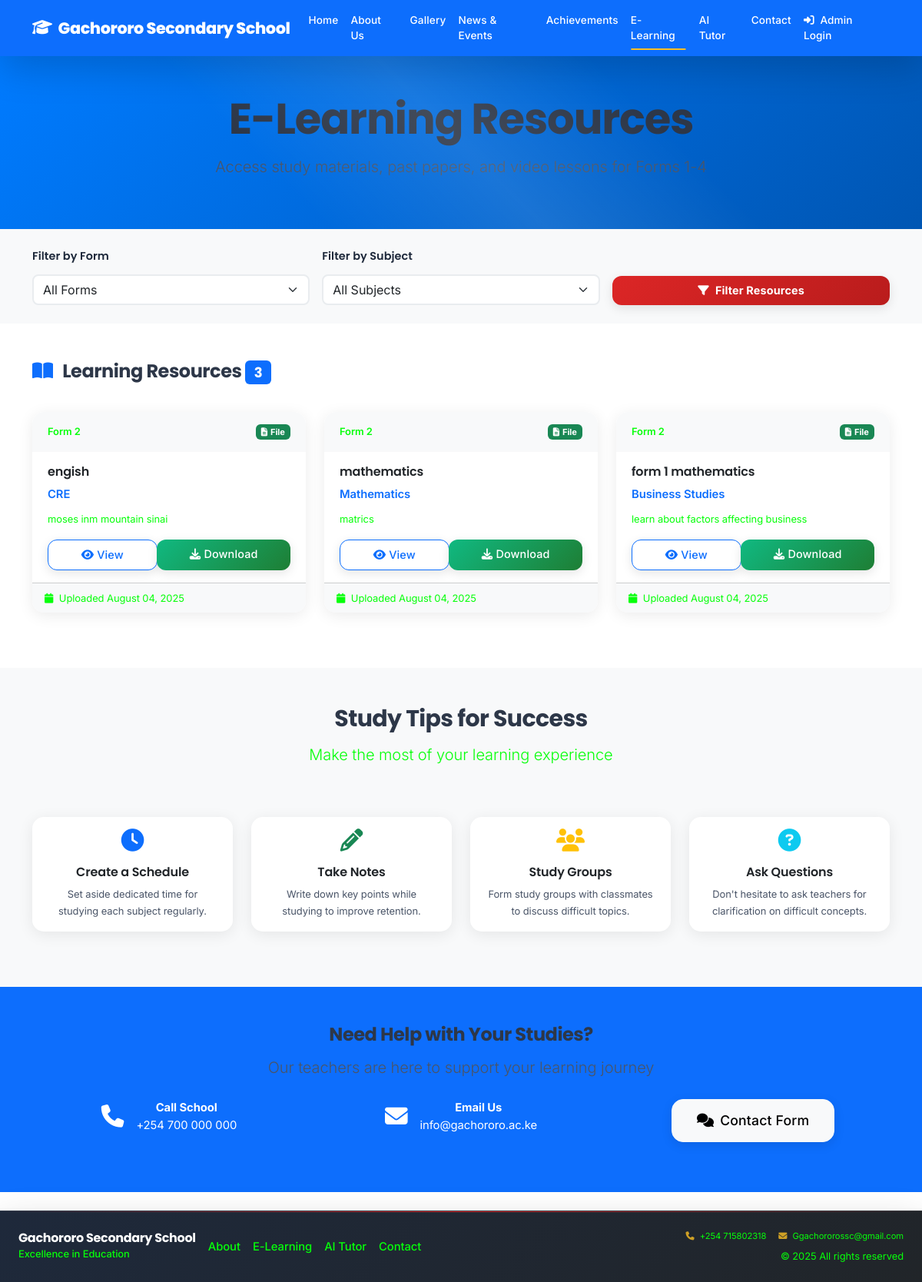
The page /elearning on the database as committed earlier.
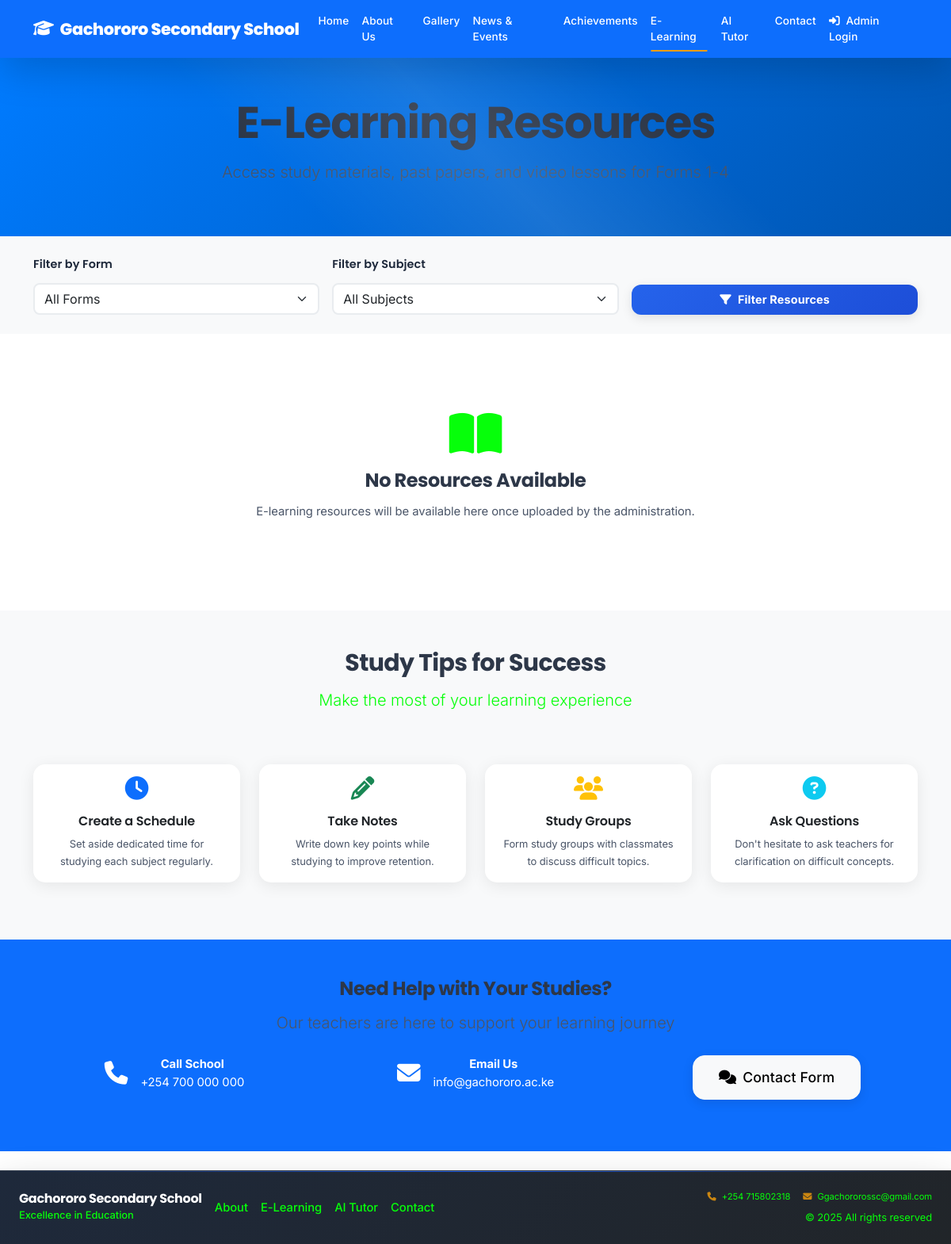
The same page on the database as committed later.
### models.py (models this page shows, shortened)
class ELearningResource(db.Model):
    id = db.Column(db.Integer, primary_key=True)
    title = db.Column(db.String(200), nullable=False)
    form = db.Column(db.String(20), nullable=False)  # Form 1, Form 2, etc.
    subject = db.Column(db.String(100), nullable=False)
    description = db.Column(db.Text)
    resource_type = db.Column(db.String(20), nullable=False)  # 'file' or 'youtube'
    filename = db.Column(db.String(200))  # For uploaded files
    youtube_url = db.Column(db.String(500))  # For YouTube videos
    date_uploaded = db.Column(db.DateTime, default=datetime.utcnow)

### app.py (the view)
@app.route('/elearning')
def elearning():
    forms = ['Form 1', 'Form 2', 'Form 3', 'Form 4']
    subjects = ['Mathematics', 'English', 'Kiswahili', 'Biology', 'Chemistry', 'Physics',
                'History', 'Geography', 'CRE', 'Business Studies', 'Agriculture']
    selected_form = request.args.get('form', '')
    selected_subject = request.args.get('subject', '')
    query = ELearningResource.query
    if selected_form:
        query = query.filter_by(form=selected_form)
    if selected_subject:
        query = query.filter_by(subject=selected_subject)
    resources = query.order_by(ELearningResource.date_uploaded.desc()).all()
    return render_template('elearning.html',
                         resources=resources,
                         forms=forms,
                         subjects=subjects,
                         selected_form=selected_form,
                         selected_subject=selected_subject)

### templates/elearning.html (shortened to what this page needs)
{% extends "base.html" %}
{% block content %}
<section class="page-header bg-primary text-white py-5">
    <div class="container">
        <div class="row">
            <div class="col-12 text-center">
                <h1 class="display-4 fw-bold">E-Learning Resources</h1>
                <p class="lead">Access study materials, past papers, and video lessons for Forms 1-4</p>
            </div>
        </div>
    </div>
</section>
<section class="py-4 bg-light">
    <div class="container">
        <form method="GET" class="row g-3 align-items-end">
            <div class="col-md-4">
                <label for="form" class="form-label">Filter by Form</label>
                <select class="form-select" name="form" id="form">
                    <option value="">All Forms</option>
                </select>
            </div>
            <div class="col-md-4">
                <label for="subject" class="form-label">Filter by Subject</label>
                <select class="form-select" name="subject" id="subject">
                    <option value="">All Subjects</option>
                </select>
            </div>
            <div class="col-md-4">
                <button type="submit" class="btn btn-primary w-100">
                    <i class="fas fa-filter me-2"></i>Filter Resources
                </button>
            </div>
        </form>
    </div>
</section>
<section class="py-5">
    <div class="container">
        {% if resources %}
            <div class="row">
                <div class="col-12 mb-4">
                    <h3>
                        <i class="fas fa-book-open text-primary me-2"></i>
                        Learning Resources
                        <span class="badge bg-primary">{{ resources|length }}</span>
                    </h3>
                </div>
            </div>
            <div class="row">
                {% for resource in resources %}
                    <div class="col-lg-4 col-md-6 mb-4">
                        <div class="card resource-card h-100">
                            <div class="card-header bg-light">
                                <div class="d-flex justify-content-between align-items-center">
                                    <small class="text-muted">{{ resource.form }}</small>
                                    {% if resource.resource_type == 'file' %}
                                        <span class="badge bg-success">
                                            <i class="fas fa-file-alt me-1"></i>File
                                        </span>
                                    {% else %}
                                        <span class="badge bg-danger">
                                            <i class="fab fa-youtube me-1"></i>Video
                                        </span>
                                    {% endif %}
                                </div>
                            </div>
                            <div class="card-body">
                                <h6 class="card-title">{{ resource.title }}</h6>
                                <p class="text-primary fw-semibold mb-2">{{ resource.subject }}</p>
                                {% if resource.description %}
                                    <p class="card-text text-muted small">{{ resource.description }}</p>
                                {% endif %}
                                <div class="mt-auto">
                                    {% if resource.resource_type == 'file' and resource.filename %}
                                        <div class="btn-group w-100" role="group">
                                            <a href="{{ url_for('view_elearning_resource', resource_id=resource.id) }}"
                                               class="btn btn-outline-primary" target="_blank">
                                                <i class="fas fa-eye me-1"></i>View
                                            </a>
                                            <a href="{{ url_for('download_elearning_resource', resource_id=resource.id) }}"
                                               class="btn btn-success">
                                                <i class="fas fa-download me-1"></i>Download
                                            </a>
                                        </div>
                                    {% elif resource.resource_type == 'youtube' and resource.youtube_url %}
                                        <a href="{{ resource.youtube_url }}"
                                           class="btn btn-danger w-100" target="_blank">
                                            <i class="fab fa-youtube me-2"></i>Watch on YouTube
                                        </a>
                                    {% endif %}
                                </div>
                            </div>
                            <div class="card-footer bg-light">
                                <small class="text-muted">
                                    <i class="fas fa-calendar me-1"></i>
                                    Uploaded {{ resource.date_uploaded.strftime('%B %d, %Y') }}
                                </small>
                            </div>
                        </div>
                    </div>
                {% endfor %}
            </div>
        {% else %}
            <div class="text-center text-muted py-5">
                <i class="fas fa-book-open fa-4x mb-3"></i>
                <h3>No Resources Available</h3>
                {% if selected_form or selected_subject %}
                    <p>No resources found for the selected filters. Try adjusting your search criteria.</p>
                    <a href="{{ url_for('elearning') }}" class="btn btn-primary">View All Resources</a>
                {% else %}
                    <p>E-learning resources will be available here once uploaded by the administration.</p>
                {% endif %}
            </div>
        {% endif %}
    </div>
</section>
<section class="py-5 bg-light">
    <div class="container">
        <div class="row">
            <div class="col-12 text-center mb-5">
                <h2>Study Tips for Success</h2>
                <p class="lead text-muted">Make the most of your learning experience</p>
            </div>
        </div>
        <div class="row">
            <div class="col-md-3 mb-4">
                <div class="card study-tip-card h-100">
                    <div class="card-body text-center">
                        <i class="fas fa-clock fa-2x text-primary mb-3"></i>
                        <h6 class="card-title">Create a Schedule</h6>
                        <p class="card-text small">Set aside dedicated time for studying each subject regularly.</p>
                    </div>
                </div>
            </div>
            <div class="col-md-3 mb-4">
                <div class="card study-tip-card h-100">
                    <div class="card-body text-center">
                        <i class="fas fa-pencil-alt fa-2x text-success mb-3"></i>
                        <h6 class="card-title">Take Notes</h6>
                        <p class="card-text small">Write down key points while studying to improve retention.</p>
                    </div>
                </div>
            </div>
            <div class="col-md-3 mb-4">
                <div class="card study-tip-card h-100">
                    <div class="card-body text-center">
                        <i class="fas fa-users fa-2x text-warning mb-3"></i>
                        <h6 class="card-title">Study Groups</h6>
                        <p class="card-text small">Form study groups with classmates to discuss difficult topics.</p>
                    </div>
                </div>
            </div>
            <div class="col-md-3 mb-4">
                <div class="card study-tip-card h-100">
                    <div class="card-body text-center">
                        <i class="fas fa-question-circle fa-2x text-info mb-3"></i>
                        <h6 class="card-title">Ask Questions</h6>
                        <p class="card-text small">Don't hesitate to ask teachers for clarification on difficult concepts.</p>
                    </div>
                </div>
            </div>
        </div>
    </div>
</section>
<section class="py-5 bg-primary text-white">
    <div class="container">
        <div class="row">
            <div class="col-12 text-center">
                <h3>Need Help with Your Studies?</h3>
                <p class="lead mb-4">Our teachers are here to support your learning journey</p>
                <div class="row justify-content-center">
                    <div class="col-md-4 mb-3">
                        <div class="d-flex align-items-center justify-content-center">
                            <i class="fas fa-phone fa-2x me-3"></i>
                            <div>
                                <strong>Call School</strong><br>
                                <span>+254 700 000 000</span>
                            </div>
                        </div>
                    </div>
                    <div class="col-md-4 mb-3">
                        <div class="d-flex align-items-center justify-content-center">
                            <i class="fas fa-envelope fa-2x me-3"></i>
                            <div>
                                <strong>Email Us</strong><br>
                                <span>info@gachororo.ac.ke</span>
                            </div>
                        </div>
                    </div>
                    <div class="col-md-4 mb-3">
                        <a href="{{ url_for('contact') }}" class="btn btn-light btn-lg">
                            <i class="fas fa-comments me-2"></i>Contact Form
                        </a>
                    </div>
                </div>
            </div>
        </div>
    </div>
</section>
{% endblock %}

Rows that differ between the two databases and show on the page:
removed ELearningResource: form "Form 2", resource_type "file" (drawn), title "engish", subject "CRE", description "moses inm mountain sinai", date_uploaded "August 04, 2025"
removed ELearningResource: form "Form 2", resource_type "file" (drawn), title "mathematics", subject "Mathematics", description "matrics", date_uploaded "August 04, 2025"
removed ELearningResource: form "Form 2", resource_type "file" (drawn), title "form 1 mathematics", subject "Business Studies", description "learn about factors affecting business", date_uploaded "August 04, 2025"
Other text that changed with them:
{{ resources|length }}: "3" → (not shown)
text no longer shown: "Learning Resources"
text now shown: "No Resources Available E-learning resources will be available here once uploaded by the administration."
